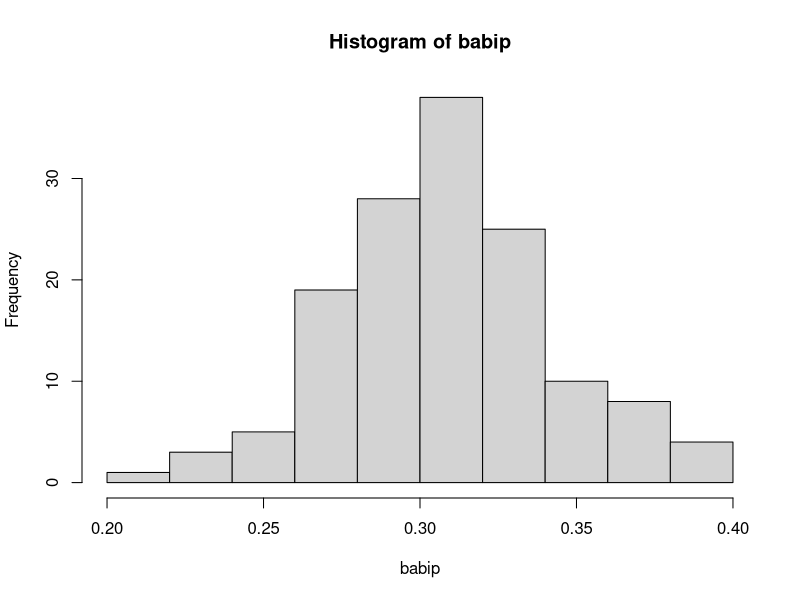

R code for this plot:
# Set your working folder
setwd("~/<path>/playerdata-master")

# Read in the data
bat <- read.csv('batting.csv')

# What is in your data?
head(bat)

# Get BABIP stats
babip <- bat$BABIP

# Histogram of BABIP
hist(babip)

# Summary of BABIP
summary(babip)
mean(babip)
var(babip)
sd(babip)

# Get some Cubs hitters
cubs <- which(bat$Name %in% c("Anthony Rizzo", "Kris Bryant", "Dexter Fowler", "Addison Russell", "Chris Coghlan", "Kyle Schwarber", "Starlin Castro"))

cubsnames <- mapply(toString, bat[cubs,]$Name)

cubsbabip <- babip[cubs]

# How good are these hitters
z.cubsbabip <- (cubsbabip - mean(babip))/sd(babip)

cbind(cubsnames, round(z.cubsbabip, digits=3), cubsbabip)

cbind(name=cubsnames, zbabip=round(z.cubsbabip, digits=3), babip=cubsbabip)

# Mean of Cubs BABIP
mean(bat[bat$Team=="Cubs",]$BABIP)

# How would you calculate the mean and standard deviation of the AL and NL?
mean(bat[bat$League=='NL',]$BABIP)
